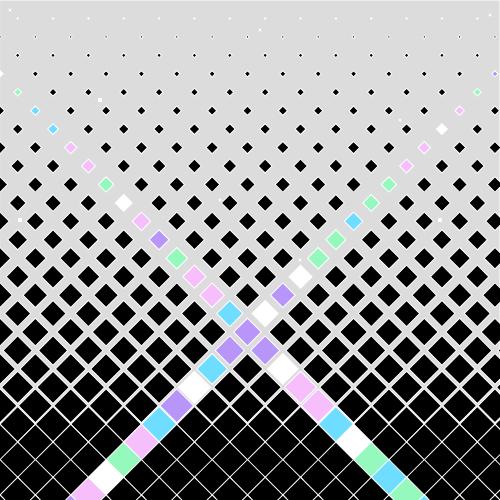
Frame 1 (no input)
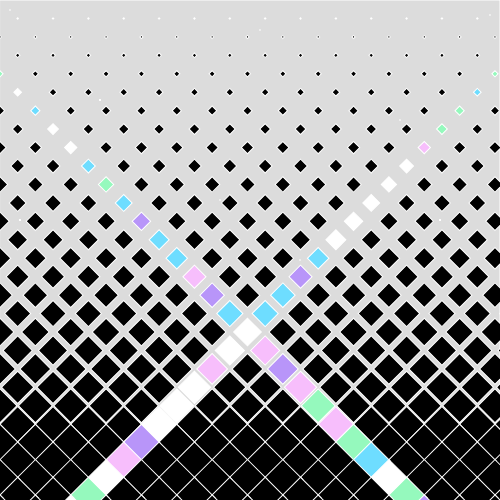
Frame 60 (no input)
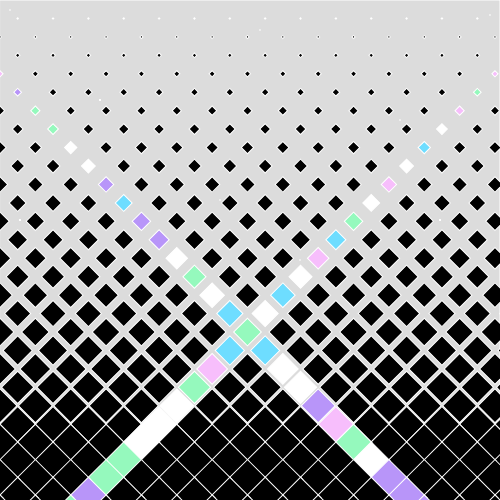
Frame 120 (the mouse pressed at the canvas centre since frame 60)

The p5.js sketch that drew these frames (run headless with seeded random() and noise() and a simulated clock; from frame 60 on, the mouse is pressed at the canvas centre):

// p5.js sketch
// ── sketch.js
diagonalList=['#FFFFFF',   //bianco
              '#6EDDFF',  //azzurrino
              '#F7BEFC',  //rosino
              '#95F9BD',  //verdino
              '#B895F9',    //violino
             ];

function setup() {
  createCanvas(500,500);
  frameRate(60/3);
  
}

function draw() {
  
  background(220,220,220);
  
             //stroke(0);                 
             //line(50,100,300,100);
                      fill(220);                    //inizio stella 1
                     //rect(5,5,495,495);
                      stroke(255);
                      var b=frameCount;
                      var a= b%10;
                        //console.log(a);
                      strokeWeight(1.5);
                        line(100-a,100,100+a,100);
                        line(100,100-a,100,100+a);
                      strokeWeight(2);
                        line(100-a,100-a,100+a,100+a);
                        line(100+a,100-a,100-a,100+a);   
                                                     //fine stella 1
                                                     
                                                     
                    fill(220);                    //inizio stella 2
                     //rect(5,5,495,495);
                      stroke(255);
                        console.log(a);
                      strokeWeight(0.5);
                        line(300-a,260,300+a,260);
                        line(300,260-a,300,260+a);
                      strokeWeight(1);
                        line(300-a,260-a,300+a,260+a);
                        line(300+a,260-a,300-a,260+a);   
                                                     //fine stella 2
                                                     
                    
                    fill(220);                    //inizio stella 3
                     //rect(5,5,495,495);
                      stroke(255);
                        console.log(a);
                      strokeWeight(0.5);
                        line(400-a,120,400+a,120);
                        line(400,120-a,400,120+a);
                      strokeWeight(1);
                        line(400-a,120-a,400+a,120+a);
                        line(400+a,120-a,400-a,120+a);   
                                                     //fine stella 3
                                                     
                                                     
                        fill(220);                    //inizio stella 4
                     //rect(5,5,495,495);
                      stroke(255);
                        console.log(a);
                      strokeWeight(0.5);
                        line(260-a,30,260+a,30);
                        line(260,30-a,260,30+a);
                      strokeWeight(1);
                        line(260-a,30-a,260+a,30+a);
                        line(260+a,30-a,260-a,30+a);   
                                                     //fine stella 4
                      
                      
                  
                         fill(220);                    //inizio stella 5
                     //rect(5,5,495,495);
                      stroke(255);
                        console.log(a);
                      strokeWeight(0.5);
                        line(220-a,200,220+a,200);
                        line(220,200-a,220,200+a);
                      strokeWeight(1);
                        line(220-a,200-a,220+a,200+a);
                        line(220+a,200-a,220-a,200+a);   
                                                     //fine stella 5
                      
                      
                           fill(220);                    //inizio stella 6
                     //rect(5,5,495,495);
                      stroke(255);
                        console.log(a);
                      strokeWeight(1.5);
                        line(20-a,220,20+a,220);
                        line(20,220-a,20,220+a);
                      strokeWeight(2);
                        line(20-a,220-a,20+a,220+a);
                        line(20+a,220-a,20-a,220+a);   
                                                     //fine stella 6
                                                     
                                                     
                      
                           fill(220);                    //inizio stella 7
                     //rect(5,5,495,495);
                      stroke(255);
                        console.log(a);
                      strokeWeight(1.5);
                        line(440-a,220,440+a,220);
                        line(440,220-a,440,220+a);
                      strokeWeight(2);
                        line(440-a,220-a,440+a,220+a);
                        line(440+a,220-a,440-a,220+a);   
                                                     //fine stella 7
                          
                          fill(220);                    //inizio stella 8
                     //rect(5,5,495,495);
                      stroke(255);
                        console.log(a);
                      strokeWeight(0.5);
                        line(10-a,10,10+a,10);
                        line(10,10-a,10,10+a);
                      strokeWeight(1);
                        line(10-a,10-a,10+a,10+a);
                        line(10+a,10-a,10-a,10+a);   
                                                     //fine stella 8
                        
                        
                         fill(220);                    //inizio stella 9
                     //rect(5,5,495,495);
                      stroke(255);
                        console.log(a);
                      strokeWeight(0.5);
                        line(490-a,15,490+a,15);
                        line(490,15-a,490,15+a);
                      strokeWeight(1);
                        line(490-a,15-a,490+a,15+a);
                        line(490+a,15-a,490-a,15+a);   
                                                     //fine stella 9
  
  //stroke(255,0,0);
  noFill();
  rect(0,0,500,500);
  
  colorMode(RGB);
  angleMode(DEGREES);
  
              
   rotate(45);
   //translate(-12,-12);
   
    for( y=-400; y<400; y+=25){
      //translate(25,12.5);
      
        for(x=-400; x<750; x+=25){
          
          var size = (x+y)/23;
          stroke(255);
          //fill(0,0,0);
          
          
          var index = floor(random()*diagonalList.length);  //round function//floor function round  to the nearest integers value)
                            
          var colorValue = diagonalList[index];
                            
        if(x==400 || y==50) {fill(color(colorValue))}
        else{fill(0)}
          rect(x,y,size,size);
          //rect(x,y,10,10);
          
          console.log(index)
          
        }
    }
    
    
  
}
